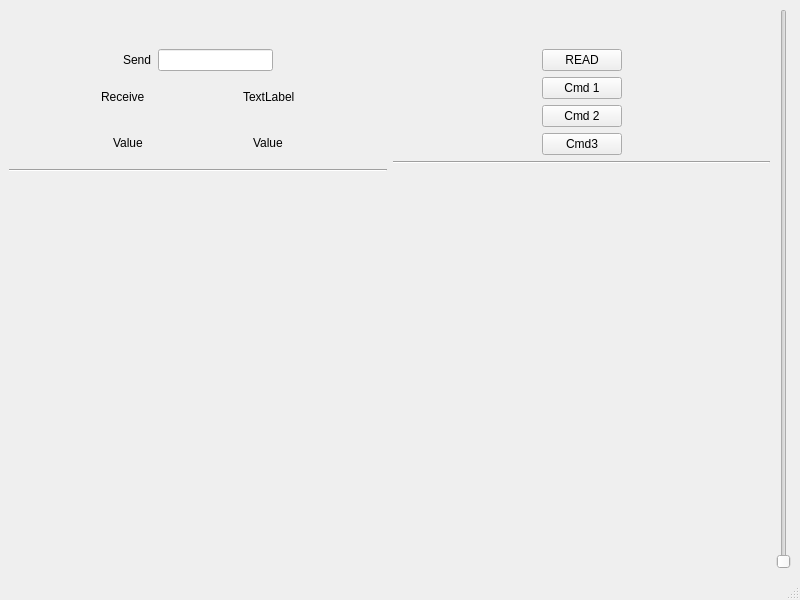
<?xml version="1.0" encoding="UTF-8"?>
<ui version="4.0">
 <class>Scale</class>
 <widget class="QMainWindow" name="Scale">
  <property name="geometry">
   <rect>
    <x>0</x>
    <y>0</y>
    <width>800</width>
    <height>600</height>
   </rect>
  </property>
  <property name="windowTitle">
   <string>MainWindow</string>
  </property>
  <widget class="QWidget" name="centralwidget">
   <layout class="QHBoxLayout" name="horizontalLayout_11">
    <item>
     <layout class="QHBoxLayout" name="horizontalLayout" stretch="10,10,2">
      <item>
       <layout class="QVBoxLayout" name="verticalLayout" stretch="0,1,1,1,0,10">
        <item>
         <spacer name="verticalSpacer">
          <property name="orientation">
           <enum>Qt::Vertical</enum>
          </property>
          <property name="sizeHint" stdset="0">
           <size>
            <width>20</width>
            <height>40</height>
           </size>
          </property>
         </spacer>
        </item>
        <item>
         <layout class="QHBoxLayout" name="horizontalLayout_10">
          <item>
           <spacer name="horizontalSpacer_11">
            <property name="orientation">
             <enum>Qt::Horizontal</enum>
            </property>
            <property name="sizeHint" stdset="0">
             <size>
              <width>40</width>
              <height>20</height>
             </size>
            </property>
           </spacer>
          </item>
          <item>
           <widget class="QLabel" name="label">
            <property name="text">
             <string>Send</string>
            </property>
           </widget>
          </item>
          <item>
           <widget class="QLineEdit" name="lineEdit_Send"/>
          </item>
          <item>
           <spacer name="horizontalSpacer_12">
            <property name="orientation">
             <enum>Qt::Horizontal</enum>
            </property>
            <property name="sizeHint" stdset="0">
             <size>
              <width>40</width>
              <height>20</height>
             </size>
            </property>
           </spacer>
          </item>
         </layout>
        </item>
        <item>
         <layout class="QHBoxLayout" name="horizontalLayout_9">
          <item>
           <spacer name="horizontalSpacer_14">
            <property name="orientation">
             <enum>Qt::Horizontal</enum>
            </property>
            <property name="sizeHint" stdset="0">
             <size>
              <width>40</width>
              <height>20</height>
             </size>
            </property>
           </spacer>
          </item>
          <item>
           <widget class="QLabel" name="label_4">
            <property name="text">
             <string>Receive</string>
            </property>
           </widget>
          </item>
          <item>
           <spacer name="horizontalSpacer_20">
            <property name="orientation">
             <enum>Qt::Horizontal</enum>
            </property>
            <property name="sizeHint" stdset="0">
             <size>
              <width>40</width>
              <height>20</height>
             </size>
            </property>
           </spacer>
          </item>
          <item>
           <widget class="QLabel" name="label_Receive">
            <property name="text">
             <string>TextLabel</string>
            </property>
           </widget>
          </item>
          <item>
           <spacer name="horizontalSpacer_13">
            <property name="orientation">
             <enum>Qt::Horizontal</enum>
            </property>
            <property name="sizeHint" stdset="0">
             <size>
              <width>40</width>
              <height>20</height>
             </size>
            </property>
           </spacer>
          </item>
         </layout>
        </item>
        <item>
         <layout class="QHBoxLayout" name="horizontalLayout_8">
          <item>
           <spacer name="horizontalSpacer_15">
            <property name="orientation">
             <enum>Qt::Horizontal</enum>
            </property>
            <property name="sizeHint" stdset="0">
             <size>
              <width>40</width>
              <height>20</height>
             </size>
            </property>
           </spacer>
          </item>
          <item>
           <widget class="QLabel" name="label_3">
            <property name="text">
             <string>Value</string>
            </property>
           </widget>
          </item>
          <item>
           <spacer name="horizontalSpacer_19">
            <property name="orientation">
             <enum>Qt::Horizontal</enum>
            </property>
            <property name="sizeHint" stdset="0">
             <size>
              <width>40</width>
              <height>20</height>
             </size>
            </property>
           </spacer>
          </item>
          <item>
           <widget class="QLabel" name="label_Value">
            <property name="text">
             <string>Value</string>
            </property>
           </widget>
          </item>
          <item>
           <spacer name="horizontalSpacer_16">
            <property name="orientation">
             <enum>Qt::Horizontal</enum>
            </property>
            <property name="sizeHint" stdset="0">
             <size>
              <width>40</width>
              <height>20</height>
             </size>
            </property>
           </spacer>
          </item>
         </layout>
        </item>
        <item>
         <widget class="Line" name="line">
          <property name="orientation">
           <enum>Qt::Horizontal</enum>
          </property>
         </widget>
        </item>
        <item>
         <layout class="QHBoxLayout" name="horizontalLayout_7"/>
        </item>
       </layout>
      </item>
      <item>
       <layout class="QVBoxLayout" name="verticalLayout_2" stretch="0,1,1,1,1,0,20">
        <item>
         <spacer name="verticalSpacer_2">
          <property name="orientation">
           <enum>Qt::Vertical</enum>
          </property>
          <property name="sizeHint" stdset="0">
           <size>
            <width>20</width>
            <height>40</height>
           </size>
          </property>
         </spacer>
        </item>
        <item>
         <layout class="QHBoxLayout" name="horizontalLayout_6">
          <item>
           <spacer name="horizontalSpacer">
            <property name="orientation">
             <enum>Qt::Horizontal</enum>
            </property>
            <property name="sizeHint" stdset="0">
             <size>
              <width>40</width>
              <height>20</height>
             </size>
            </property>
           </spacer>
          </item>
          <item>
           <widget class="QPushButton" name="pushButton">
            <property name="text">
             <string>READ</string>
            </property>
           </widget>
          </item>
          <item>
           <spacer name="horizontalSpacer_2">
            <property name="orientation">
             <enum>Qt::Horizontal</enum>
            </property>
            <property name="sizeHint" stdset="0">
             <size>
              <width>40</width>
              <height>20</height>
             </size>
            </property>
           </spacer>
          </item>
         </layout>
        </item>
        <item>
         <layout class="QHBoxLayout" name="horizontalLayout_5">
          <item>
           <spacer name="horizontalSpacer_3">
            <property name="orientation">
             <enum>Qt::Horizontal</enum>
            </property>
            <property name="sizeHint" stdset="0">
             <size>
              <width>40</width>
              <height>20</height>
             </size>
            </property>
           </spacer>
          </item>
          <item>
           <widget class="QPushButton" name="pushButton_2">
            <property name="text">
             <string>Cmd 1</string>
            </property>
           </widget>
          </item>
          <item>
           <spacer name="horizontalSpacer_10">
            <property name="orientation">
             <enum>Qt::Horizontal</enum>
            </property>
            <property name="sizeHint" stdset="0">
             <size>
              <width>40</width>
              <height>20</height>
             </size>
            </property>
           </spacer>
          </item>
         </layout>
        </item>
        <item>
         <layout class="QHBoxLayout" name="horizontalLayout_4">
          <item>
           <spacer name="horizontalSpacer_9">
            <property name="orientation">
             <enum>Qt::Horizontal</enum>
            </property>
            <property name="sizeHint" stdset="0">
             <size>
              <width>40</width>
              <height>20</height>
             </size>
            </property>
           </spacer>
          </item>
          <item>
           <widget class="QPushButton" name="pushButton_3">
            <property name="text">
             <string>Cmd 2</string>
            </property>
           </widget>
          </item>
          <item>
           <spacer name="horizontalSpacer_4">
            <property name="orientation">
             <enum>Qt::Horizontal</enum>
            </property>
            <property name="sizeHint" stdset="0">
             <size>
              <width>40</width>
              <height>20</height>
             </size>
            </property>
           </spacer>
          </item>
         </layout>
        </item>
        <item>
         <layout class="QHBoxLayout" name="horizontalLayout_3">
          <item>
           <spacer name="horizontalSpacer_5">
            <property name="orientation">
             <enum>Qt::Horizontal</enum>
            </property>
            <property name="sizeHint" stdset="0">
             <size>
              <width>40</width>
              <height>20</height>
             </size>
            </property>
           </spacer>
          </item>
          <item>
           <widget class="QPushButton" name="pushButton_4">
            <property name="text">
             <string>Cmd3</string>
            </property>
           </widget>
          </item>
          <item>
           <spacer name="horizontalSpacer_6">
            <property name="orientation">
             <enum>Qt::Horizontal</enum>
            </property>
            <property name="sizeHint" stdset="0">
             <size>
              <width>40</width>
              <height>20</height>
             </size>
            </property>
           </spacer>
          </item>
         </layout>
        </item>
        <item>
         <widget class="Line" name="line_2">
          <property name="orientation">
           <enum>Qt::Horizontal</enum>
          </property>
         </widget>
        </item>
        <item>
         <layout class="QHBoxLayout" name="horizontalLayout_2"/>
        </item>
       </layout>
      </item>
      <item>
       <layout class="QVBoxLayout" name="verticalLayout_3">
        <item>
         <widget class="QSlider" name="verticalSlider">
          <property name="orientation">
           <enum>Qt::Vertical</enum>
          </property>
         </widget>
        </item>
       </layout>
      </item>
     </layout>
    </item>
   </layout>
  </widget>
  <widget class="QMenuBar" name="menubar">
   <property name="geometry">
    <rect>
     <x>0</x>
     <y>0</y>
     <width>800</width>
     <height>21</height>
    </rect>
   </property>
  </widget>
  <widget class="QStatusBar" name="statusbar"/>
 </widget>
 <resources/>
 <connections/>
</ui>
